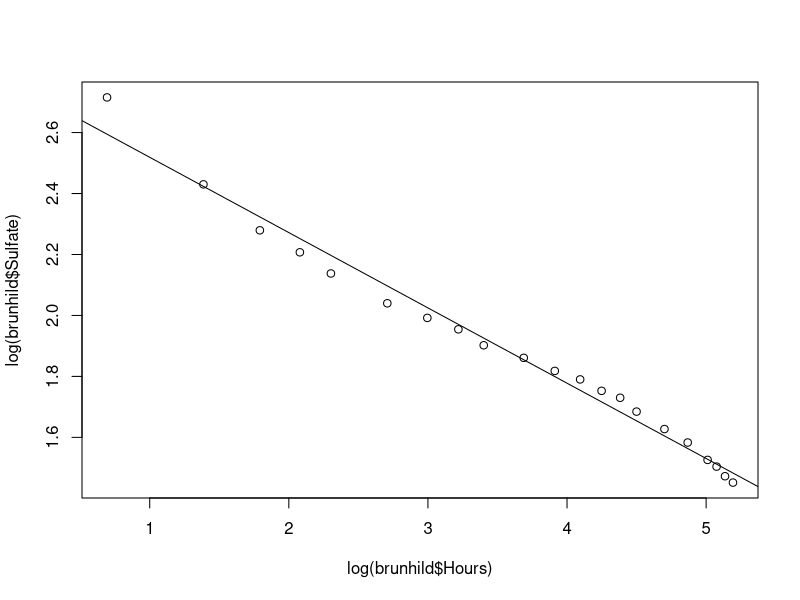
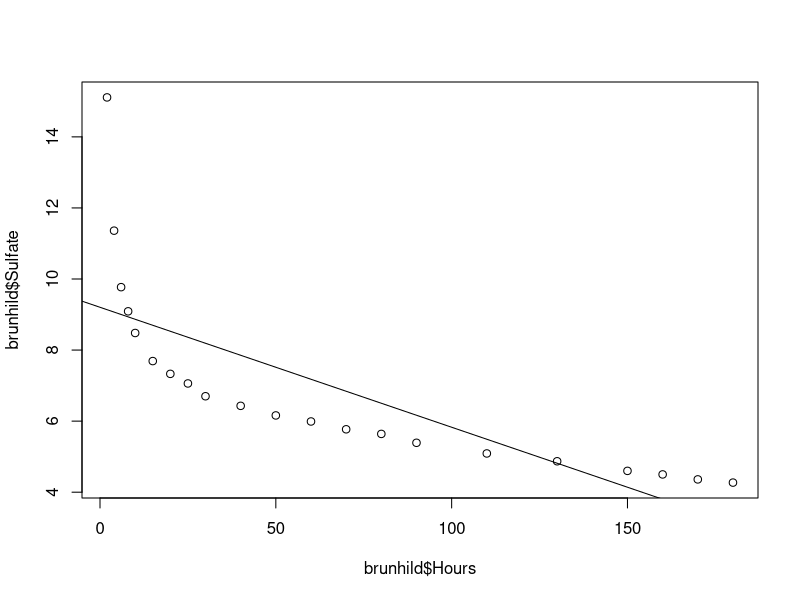
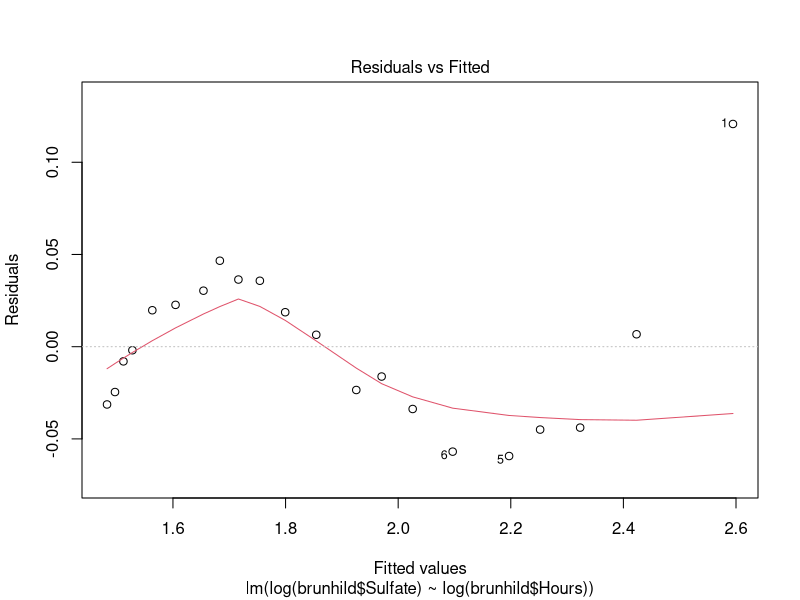
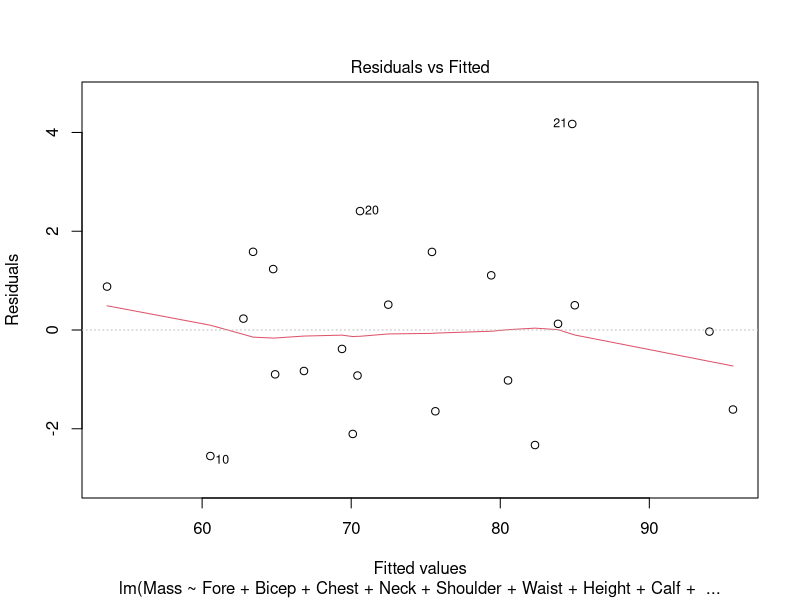
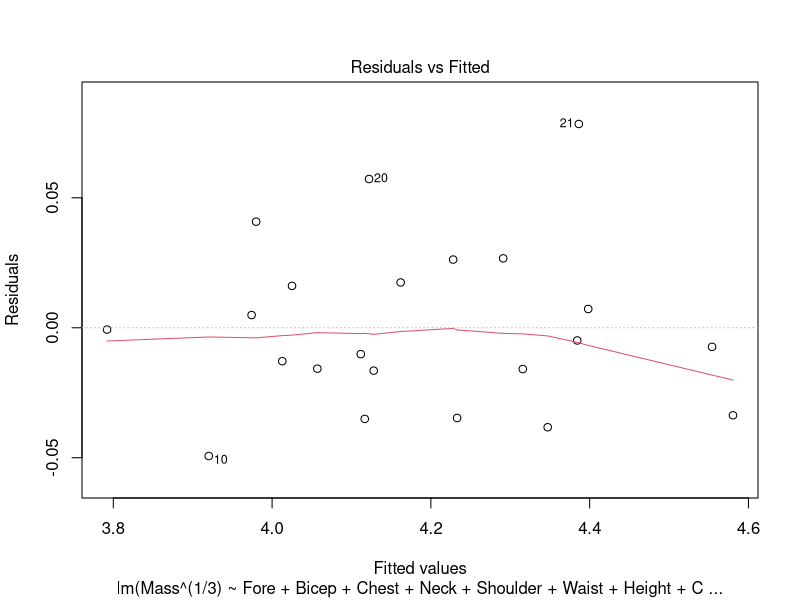
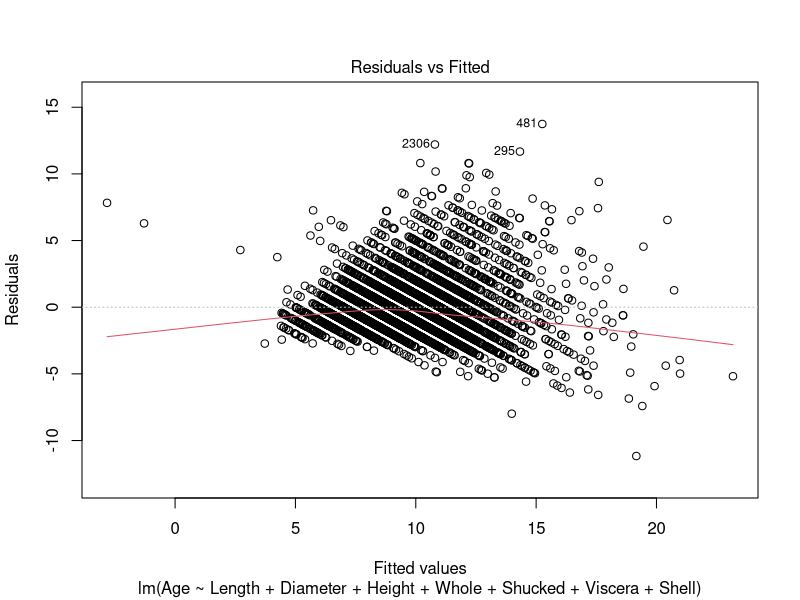
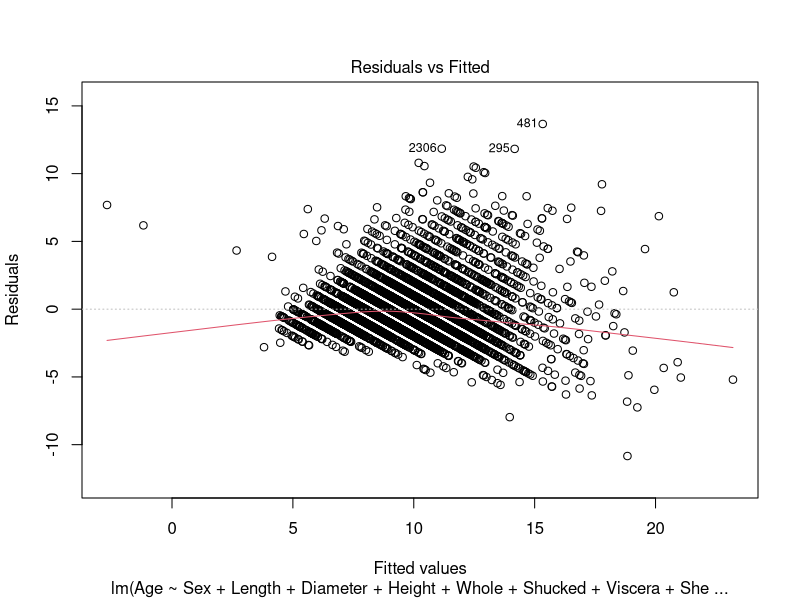
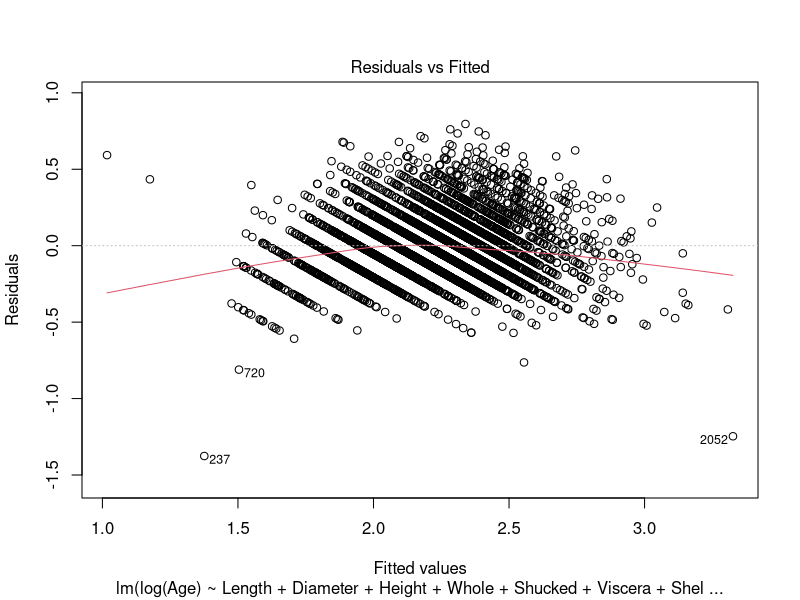

Source code (R) for these figures, in order:
## ---- chunk 1
#a
brunhild = read.csv("brunhild.txt", header=TRUE)
loglogfit = lm(log(brunhild$Sulfate) ~ log(brunhild$Hours))
plot(log(brunhild$Hours), log(brunhild$Sulfate))
abline(loglogfit$coefficients)

#b
fit = lm(brunhild$Sulfate ~ brunhild$Hours)
plot(brunhild$Hours, brunhild$Sulfate)
abline(fit$coefficients)

#c
plot(loglogfit, which=c(1,1))

## ---- chunk 2
#a
physical = read.csv("physical.txt", header=TRUE)
fit2 = lm(Mass ~ Fore+Bicep+Chest+Neck+Shoulder+Waist+Height+Calf+Thigh+Head, data=physical)

#plot(physical$Fore+physical$Bicep+physical$Chest+physical$Neck+physical$Shoulder+physical$Waist+physical$Height+physical$Calf+physical$Thigh+physical$Head, physical$Mass)
#x = seq(650, 800, by=1)
#y = (fit2$coef[1]+fit2$coef[2]+fit2$coef[3]+fit2$coef[4]+fit2$coef[5]+fit2$coef[6]+fit2$coef[7]+fit2$coef[8]+fit2$coef[9]+fit2$coef[10])*x
#curve(x, add=TRUE)
plot(fit2, which=c(1,1))

#b
cubedfit = lm(Mass^(1/3) ~ Fore+Bicep+Chest+Neck+Shoulder+Waist+Height+Calf+Thigh+Head, data=physical)
plot(cubedfit, which=c(1,1))


## ---- chunk 3
#a
abalone = read.csv("abalone.txt", header=TRUE)
fit3 = lm(Age ~ Length+Diameter+Height+Whole+Shucked+Viscera+Shell, data=abalone)
plot(fit3, which=c(1,1))

#b
fit4 = lm(Age ~ Sex+Length+Diameter+Height+Whole+Shucked+Viscera+Shell, data=abalone)
plot(fit4, which=c(1,1))

#c
fit5 = lm(log(Age) ~ Length+Diameter+Height+Whole+Shucked+Viscera+Shell, data=abalone)
plot(fit5, which=c(1,1))

#d
fit6 = lm(log(Age) ~ Sex+Length+Diameter+Height+Whole+Shucked+Viscera+Shell, data=abalone)
plot(fit6, which=c(1,1))
